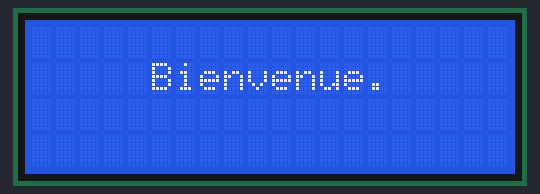
The sketch below on a simulated Arduino Uno, built with avr-gcc and run on an emulated ATmega328P. Parts: 20×4 character LCD. No radio packets arrive unless stated.

Above: at 0.1 s.
At 5.2 s:
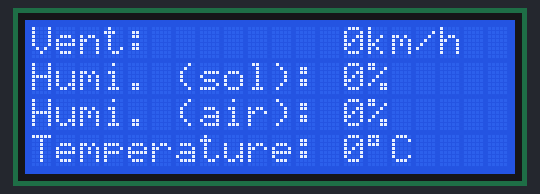
At 10.3 s:
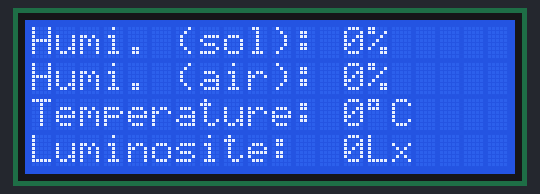
At 15.3 s:
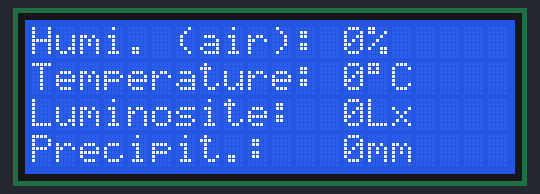
At 25.5 s:
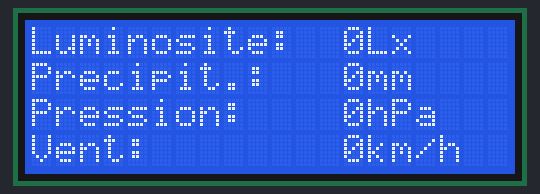
At 35.6 s:
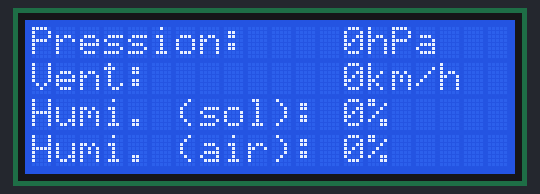

The sketch:

LCD_I2C.ino
```cpp
#include <VirtualWire.h> // Librairie pour récepteur I2C
#include "LiquidCrystal_I2C.h" // Librairie pour LCD
LiquidCrystal_I2C lcd(0x27,2,1,0,4,5,6,7); // Initialisation du LCD

/******Définition des variables******/

int temp, vent, pres, humi, humi2, lum, prec;

/**************************************************************************/

void setup()
{
   Serial.begin(9600); // Configuration de la vitesse de transfert

    /*******Configuration du LCD*******/

   lcd.begin(20,4); //Taille du LCD
   lcd.setBacklightPin(3,POSITIVE);
   lcd.setBacklight(HIGH); //Intensité d'éclairage

    /**********Initialisation**********/

   lcd.clear(); //Suppression d'éventuels caractères résiduels
   lcd.setCursor(5,1);
   lcd.print("Bienvenue."); //Message de bienvenue

    /**Configuration du récepteur I2C**/

   vw_set_rx_pin (8);
   vw_setup(2000);
   vw_rx_start();
}

/**************************************************************************/

void loop()
{
  /*********Réception valeurs**********/

  char message[VW_MAX_MESSAGE_LEN];
  char taille_message = VW_MAX_MESSAGE_LEN;

  if (vw_get_message((byte*)message, &taille_message)) {
    // On copie le message, corrompu ou non

    char * pch;
    pch = strtok (message,",");
    temp = atoi(pch);

    pch = strtok (NULL,",");
    pres = atoi(pch);

    pch = strtok (NULL,",");
    vent = atoi(pch);

    pch = strtok (NULL,",");
    humi = atoi(pch);

    pch = strtok (NULL,",");
    lum = atoi(pch);

    pch = strtok (NULL,",");
    prec = atoi(pch);
  }

  /**********Affichage tournant**********/

    delay(5000);
    lcd.clear();
    lcd.home();
    lcd.print("Vent:        ");
    lcd.print(vent);
    lcd.print("km/h");
    lcd.setCursor(0,1);
    lcd.print("Humi. (sol): ");
    lcd.print(humi);
    lcd.print("%");
    lcd.setCursor(0,2);
    lcd.print("Humi. (air): ");
    lcd.print(humi2);
    lcd.print("%");
    lcd.setCursor(0,3);
    lcd.print("Temperature: ");
    lcd.print(temp);
    lcd.print((char) 223);
    lcd.print("C");
    delay(5000);

    lcd.clear();
    lcd.home();
    lcd.print("Humi. (sol): ");
    lcd.print(humi);
    lcd.print("%");
    lcd.setCursor(0,1);
    lcd.print("Humi. (air): ");
    lcd.print(humi2);
    lcd.print("%");
    lcd.setCursor(0,2);
    lcd.print("Temperature: ");
    lcd.print(temp);
    lcd.print((char) 223);
    lcd.print("C");
    lcd.setCursor(0,3);
    lcd.print("Luminosite:  ");
    lcd.print(lum);
    lcd.print("Lx");
    delay(5000);

    lcd.clear();
    lcd.home();
    lcd.print("Humi. (air): ");
    lcd.print(humi2);
    lcd.print("%");
    lcd.setCursor(0,1);
    lcd.print("Temperature: ");
    lcd.print(temp);
    lcd.print((char) 223);
    lcd.print("C");
    lcd.setCursor(0,2);
    lcd.print("Luminosite:  ");
    lcd.print(lum);
    lcd.print("Lx");
    lcd.setCursor(0,3);
    lcd.print("Precipit.:   ");
    lcd.print(prec);
    lcd.print("mm");
    delay(5000);

    lcd.clear();
    lcd.home();
    lcd.print("Temperature: ");
    lcd.print(temp);
    lcd.print((char) 223);
    lcd.print("C");
    lcd.setCursor(0,1);
    lcd.print("Luminosite:  ");
    lcd.print(lum);
    lcd.print("Lx");
    lcd.setCursor(0,2);
    lcd.print("Precipit.:   ");
    lcd.print(prec);
    lcd.print("mm");
    lcd.setCursor(0,3);
    lcd.print("Pression:    ");
    lcd.print(pres);
    lcd.print("hPa");
    delay(5000);

    lcd.clear();
    lcd.home();
    lcd.print("Luminosite:  ");
    lcd.print(lum);
    lcd.print("Lx");
    lcd.setCursor(0,1);
    lcd.print("Precipit.:   ");
    lcd.print(prec);
    lcd.print("mm");
    lcd.setCursor(0,2);
    lcd.print("Pression:    ");
    lcd.print(pres);
    lcd.print("hPa");
    lcd.setCursor(0,3);
    lcd.print("Vent:        ");
    lcd.print(vent);
    lcd.print("km/h");
    delay(5000);

    lcd.clear();
    lcd.home();
    lcd.print("Precipit.:   ");
    lcd.print(prec);
    lcd.print("mm");
    lcd.setCursor(0,1);
    lcd.print("Pression:    ");
    lcd.print(pres);
    lcd.print("hPa");
    lcd.setCursor(0,2);
    lcd.print("Vent:        ");
    lcd.print(vent);
    lcd.print("km/h");
    lcd.setCursor(0,3);
    lcd.print("Humi. (sol): ");
    lcd.print(humi);
    lcd.print("%");
    delay(5000);

    lcd.clear();
    lcd.home();
    lcd.print("Pression:    ");
    lcd.print(pres);
    lcd.print("hPa");
    lcd.setCursor(0,1);
    lcd.print("Vent:        ");
    lcd.print(vent);
    lcd.print("km/h");
    lcd.setCursor(0,2);
    lcd.print("Humi. (sol): ");
    lcd.print(humi);
    lcd.print("%");
    lcd.setCursor(0,3);
    lcd.print("Humi. (air): ");
    lcd.print(humi2);
    lcd.print("%");
}
```

Measured:
- what the display in image 1 shows lasts 5.1 s, from 5.1 s to 10.2 s
